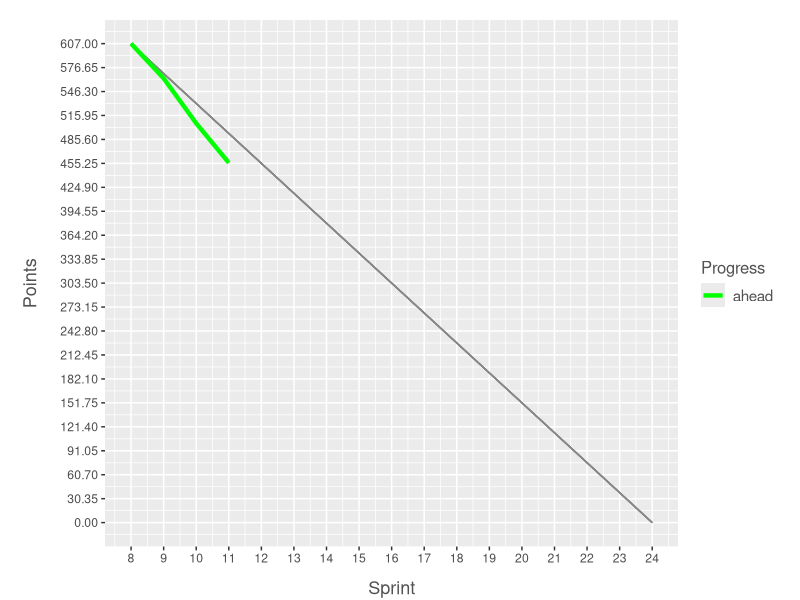

Here is the R script that generated this plot:
library(ggplot2); library(scales); library(RColorBrewer);

# fte_theme taken from http://minimaxir.com/2015/02/ggplot-tutorial/
fte_theme <- function() {

    # Generate the colors for the chart procedurally with RColorBrewer
    palette <- brewer.pal("Greys", n=9)
    color.background = palette[2]
    color.grid.major = palette[3]
    color.axis.text = palette[6]
    color.axis.title = palette[7]
    color.title = palette[9]

    # Begin construction of chart
    theme_grey(base_size=11) +

        # Set the entire chart region to a light gray color
        #theme(panel.background=element_rect(fill=color.background, color=color.background)) +
        #theme(plot.background=element_rect(fill=color.background, color=color.background)) +
        #theme(panel.border=element_rect(color=color.background)) +

        # Format the grid
        #theme(panel.grid.major=element_line(color=color.grid.major,size=.25)) +
        #theme(panel.grid.minor=element_blank()) +
        #theme(axis.ticks=element_blank()) +

        # Format the legend, but hide by default
        theme(legend.position="right") +
        #theme(legend.background = element_rect(fill=color.background)) +
        theme(legend.text = element_text(size=11,color=color.axis.title)) +
        theme(legend.title = element_text(size=12,color=color.axis.title)) +

        # Set title and axis labels, and format these and tick marks
        theme(plot.title = element_text(color = color.title, size = 12, vjust = 1.25)) +
        #theme(axis.text.x=element_text(size=7,color=color.axis.text)) +
        #theme(axis.text.y=element_text(size=7,color=color.axis.text)) +
        theme(axis.title.x=element_text(size = 13, color = color.axis.title, vjust = -2)) +
        theme(axis.title.y=element_text(size = 13, color = color.axis.title, vjust = 5)) +

        # Plot margins
        theme(plot.margin = unit(c(0.5, 0.5, 0.35, 1), "cm"))
}

#pdf("plots.pdf")
svg('burndown.svg')
burndown <- read.csv("burndown.csv")
max_points <- max(burndown[[1]])
#max_sprint <- max(burndown[[2]])
max_sprint <- 24
min_sprint <- min(burndown[[2]])
velocity <- max_points / (max_sprint - min_sprint)
ystep <- max_points / 20

plot <- ggplot(burndown, aes(Sprint, Points)) +
    geom_segment(aes(x = min_sprint, y = max_points, xend = max_sprint, yend = 0), color='#878787') +
    geom_line(aes(color = burndown[[1]] > max_points - (burndown[[2]] - min_sprint) * velocity), size=1.5) +
    scale_x_continuous(limits = c(min_sprint, max_sprint), breaks = seq(min_sprint, max_sprint, by=1)) +
    scale_y_continuous(limits = c(0, max_points), breaks = seq(0, max_points, by=ystep)) +
    scale_color_manual(values = c('green', 'red'), name = 'Progress', labels = c('ahead', 'behind')) +
    fte_theme()
plot
dev.off()
